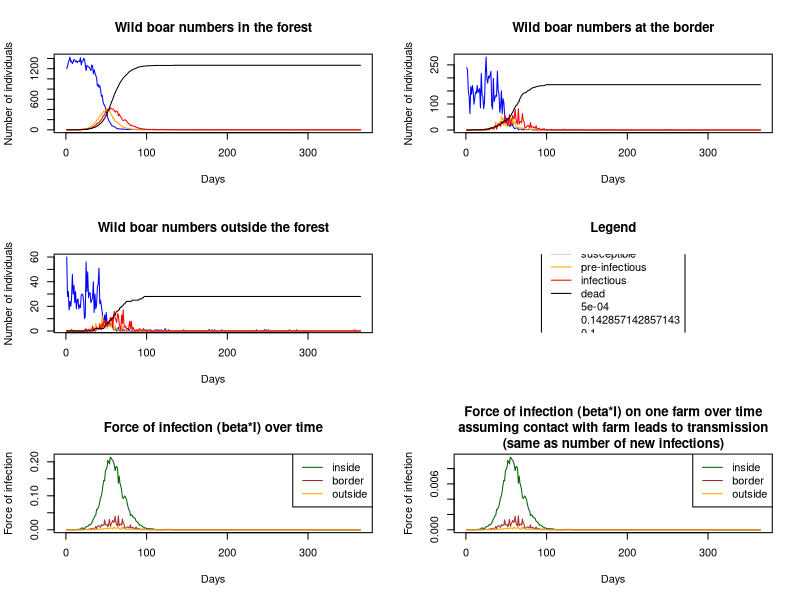

Generate this figure with R:
# Version 2 - working version
# Frequency dependent transmission

library(tidyverse)

setwd("/Users/sonnybacigalupo/Documents/GitHub/asf-wild-boar")

# User define wd
if(Sys.info()["user"]=="adamkuchars" | Sys.info()["user"]=="akucharski" | Sys.info()["user"]=="adamkucharski") {
  setwd("~/Documents/GitHub/asf-wild-boar/")
}


# Set up model parameters ------------------------------------------------------------

#Set up numbers
n_population <- 3
max_time <- 365 # in days

# Set areas

# Inside forest
area_f <- 38 # pi*3.5km(r)squared

# Border area 
area_b <- 25 # pi*4.5^2 minus the above

# Outside forest
area_o <- 190 # pi*9^2 minus the above

# Setting up an array 

patchNames=c("forest","border","outside")
stateNames=c("S","E","I","D")
n.patch=length(patchNames)
n.state=length(stateNames)
c_trace_tab<- array(NA,dim=c(length(1:max_time),n.patch,n.state),dimnames=list(NULL,patchNames,stateNames))

# Setting up an array for force of infection and other outputs

outputNames=c("i_force","boar-pig_inf")
n.output=length(outputNames)
o_trace_tab<- array(NA,dim=c(length(1:max_time),n.patch,n.output),dimnames=list(NULL,patchNames,outputNames))

# Initial conditions
init_pop_s <- rep(0,n.patch)
init_pop_s[1] <- 1200 # Number of susceptible in forest
init_pop_s[2] <- 240 # Number of susceptible at border
init_pop_s[3] <- 60  # Number of susceptible outside forest

init_pop_e <- rep(0,n.patch)
init_pop_e[1] <- 0  # Number of pre-infectious

init_pop_i <- rep(0,n.patch)
init_pop_i[1] <- 1  # Number of infectious

init_pop_d <- rep(0,n.patch)
init_pop_d[1] <- 0  # Number of dead

init_foi <- rep(0,n.patch)
o_trace_tab[1,,] <- init_foi

c_trace_tab[1,,"S"] <- init_pop_s # Set number of susceptible in forest
c_trace_tab[1,,"E"] <- init_pop_e # Set number of pre-infectious in forest
c_trace_tab[1,,"I"] <- init_pop_i # Set number of infectious in forest
c_trace_tab[1,,"D"] <- init_pop_d # Set number of infectious in forest

c_trace_tab[1,"forest","S"] # Check numbers
c_trace_tab[1,"forest","E"] 
c_trace_tab[1,"forest","I"] 
c_trace_tab[1,"forest","D"] 

# Transmission rate  (i.e. R0*gamma)

beta <-0.75/1500        # density dependent would be contact rate*transmission rate

beta_wbp <- 1/30/1500 # Contact rate between wild boar and farm (1 visit per 30 days per 1500 wild boar)
                     # assumes 100% transmission at the moment

zeta <- 1/7 # Pre-infectious to infectious (latent period) 7 days

infection_death <- 1/10 # 5 day lifespan

# Read in movement data (per week)
move_data <- read_csv("move_matrix.csv",col_names = T) %>% as.matrix.data.frame()

# Convert data to daily rate
move_data_daily_0 <- move_data

# Make sure matrix is daily probability of movement to each other location by location
# i.e. columns sum up to 1
move_data_daily_0 <- move_data_daily_0/colSums(move_data_daily_0)

# Set up birth, death parameters per day
birth_per_capita <- 0.45*5/365 # Assumes 90% of females (50% of population) have 5 piglets per year
cull_probability <- 0.5/365
death_probability <- (1/365 + cull_probability) # Assumes lifespan 10 years
carrying_capacity <- c(1e4,300,1e5) # How many boar sustainable in different areas
daily_sd_movement <- 0.4 # Daily measure of variation in movement
a <- 0.6 # constant for density dependent growth
growth_rate = birth_per_capita - death_probability





# Run model ---------------------------------------------------------------

# Loop over time, with population movements from matrix

for(tt in 2:max_time){ # iterate over days
  
  pop_time_tt <- c_trace_tab[tt-1,,] # Population at start of this day
  new_total <- pop_time_tt # set up matrix to store new values
  
  
  # Loop over infection compartments
  for(kk in 1:3){
    
    # Choose compartment to move
    if(kk==1){pick_p <- "S"}
    if(kk==2){pick_p <- "E"}
    if(kk==3){pick_p <- "I"}
    
    # Add randomness to probability of movement
    move_data_daily <- matrix(rlnorm(9,mean=log(move_data_daily_0),sd=daily_sd_movement),nrow=n.patch,byrow=F) # generate random daily values for movement
    move_data_daily <- t(t(move_data_daily)/colSums(move_data_daily)) # Make sure everything sums up to 1. eg sum(move_data_daily[1])

    # Calculate susceptible transitions
    pop_f_to_f <- rbinom(1,  pop_time_tt[1,pick_p],move_data_daily[1,1]) # How many stay in forest
    pop_f_to_b <- rbinom(1,  pop_time_tt[1,pick_p] -pop_f_to_f,move_data_daily[2,1]/(move_data_daily[2,1]+move_data_daily[3,1])) # Of those that leave forest, how many go to border
    pop_f_to_o <- as.integer(pop_time_tt[1,pick_p] - pop_f_to_f - pop_f_to_b) # The rest must go to outside
    
    pop_b_to_f <- rbinom(1,  pop_time_tt[2,pick_p],move_data_daily[1,2]) # How many go to in forest
    pop_b_to_b <- rbinom(1,  pop_time_tt[2,pick_p]-pop_b_to_f,move_data_daily[2,2]/(move_data_daily[2,2]+move_data_daily[3,2])) # Of rest, how many stay
    pop_b_to_o <- as.integer(pop_time_tt[2,pick_p] - pop_b_to_f - pop_b_to_b) # The rest must stay outside
    
    pop_o_to_f <- rbinom(1,  pop_time_tt[3,pick_p],move_data_daily[1,3]) # How many go to forest
    pop_o_to_b <- rbinom(1,  pop_time_tt[3,pick_p]-pop_o_to_f,move_data_daily[2,3]/(move_data_daily[2,3]+move_data_daily[3,3])) # Of rest, how many go to border
    pop_o_to_o <- as.integer(pop_time_tt[3,pick_p] - pop_o_to_f - pop_o_to_b) # The rest must go to outside
  
    # Tally up new populations after movement
    new_pop_f <- pop_f_to_f+pop_b_to_f+pop_o_to_f
    new_pop_b <- pop_f_to_b+pop_b_to_b+pop_o_to_b
    new_pop_o <- pop_f_to_o+pop_b_to_o+pop_o_to_o
    
    new_total[,pick_p] <- c(new_pop_f,new_pop_b,new_pop_o)
    
  }
  
  # Add disease transitions
  # removed /rowSums(new_total) from line 120
  
  S_to_E <- rpois(3,lambda=beta*new_total[,"S"]*new_total[,"I"] ) # generate random infections 
  E_to_I <- rpois(3, lambda = zeta*new_total[,"E"])
  I_to_death <- rpois(3,lambda=infection_death*new_total[,"I"] ) # death rate
  
  new_total[,"S"] <- pmax(new_total[,"S"] - S_to_E,0)  # (+ check S >=0)
  new_total[,"E"] <- pmax(new_total[,"E"] + S_to_E - E_to_I,0)
  new_total[,"I"] <- pmax(new_total[,"I"] + E_to_I - I_to_death,0)
  new_total[,"D"] <- new_total[,"D"] + I_to_death
  
  # Births and deaths into different compartments
#  scaled_births_with_carrying_capacity <- birth_per_capita*pmax(0,(1-new_total[,"S"]/carrying_capacity) ) # Calculate birth rate, scaling to reduce as nearer carrying capacity
#  new_births_S<- rpois(n_population,lambda = new_total[,"S"]*scaled_births_with_carrying_capacity) # Add Poisson births
  
  # Add deaths
#  new_deaths_S <- rbinom(n_population,size=new_total[,"S"],prob=death_probability) # Add deaths
#  new_deaths_E <- rbinom(n_population,size=new_total[,"E"],prob=death_probability) # Add deaths
#  new_deaths_I <- rbinom(n_population,size=new_total[,"I"],prob=death_probability) # Add deaths
  
  
  # Density dependent coefficients
  
  density_dependent_birth_coeff <- (a*growth_rate*new_total/carrying_capacity)# *new_total  # if doesn't run, remove hash here and line below. remove *total from new_

  density_dependent_death_coeff <- ((1-a)*growth_rate*new_total/carrying_capacity)#*new_total 
  
  new_births_S <- round((birth_per_capita - density_dependent_birth_coeff[,"S"])*new_total[,"S"], digits = 0)
  
  new_deaths_S <- round((rbinom(n_population,size=new_total[,"S"],prob=death_probability + density_dependent_death_coeff[,"S"])), digits=0) # Add deaths
  new_deaths_E <- round((rbinom(n_population,size=new_total[,"E"],prob=death_probability + density_dependent_death_coeff[,"E"])), digits=0) # Add deaths
  new_deaths_I <- round((rbinom(n_population,size=new_total[,"I"],prob=death_probability + density_dependent_death_coeff[,"I"])), digits=0) # Add deaths

  # might need to add new growth rate for next iteration based on actual difference in rates
  
  # Store new populations
  c_trace_tab[tt,,"S"] <- new_total[,"S"] + new_births_S - new_deaths_S # Add births and subtract deaths from total
  c_trace_tab[tt,,"E"] <- new_total[,"E"]  - new_deaths_E # Subtract deaths from total
  c_trace_tab[tt,,"I"] <- new_total[,"I"]  - new_deaths_I # Subtract deaths from total
  c_trace_tab[tt,,"D"] <- new_total[,"D"]
  
  # Calculate force of infection
 
 # for(tt in 2:max_time){ # iterate over days
    outputs_tt <- o_trace_tab[tt-1,,] # Values at the start of the day
    new_outputs <- outputs_tt         # Matrix to store new values
  
    foi <- beta*new_total[,"I"]       # Force of infection between wild boar in each area
    wb_p <- beta_wbp*new_total[,"I"]  # Force of infection from wild boar on farm
    
    new_outputs[,"i_force"] <- foi
    new_outputs[,"boar-pig_inf"] <- wb_p
    
    o_trace_tab[tt,,"i_force"] <- new_outputs[,"i_force"]
    o_trace_tab[tt,,"boar-pig_inf"] <- new_outputs[,"boar-pig_inf"]
    
  }


# Plot outplots -----------------------------------------------------------



c_trace_tab[1:5,,"S"] # Check first few iterations

c_trace_tab[1:5,,"E"]

c_trace_tab[1:5,,"I"]

c_trace_tab[1:5,,"D"]

#c_trace_tab[1:30,,"FOI"]


# Plot outputs by n.patch
{
par(mfrow=c(3,2))

col_pick_states <- list("blue","orange","red","black")
col_pick_patch <- list("darkgreen","brown","orange")

{plot(c_trace_tab[,,],col="white", 
     main = "Wild boar numbers in the forest", xlab = "Days", ylab = "Number of individuals", 
     xlim=c(0,max_time),ylim=c(1,max(c_trace_tab[,"forest",])))


for(dd in 1:n.state){
  lines(c_trace_tab[,"forest",dd],col=col_pick_states[[dd]])
  }
}

{plot(c_trace_tab[,,],col="white", 
     main = "Wild boar numbers at the border", xlab = "Days", ylab = "Number of individuals", 
     xlim=c(0,max_time),ylim=c(1,max(c_trace_tab[,"border",])))
  
  for(dd in 1:n.state){
    lines(c_trace_tab[,"border",dd],col=col_pick_states[[dd]])
  }
}
  
  {plot(c_trace_tab[,,],col="white", 
        main = "Wild boar numbers outside the forest", xlab = "Days", ylab = "Number of individuals", 
        xlim=c(0,max_time),ylim=c(1,max(c_trace_tab[,"outside",])))
    
    for(dd in 1:n.state){
      lines(c_trace_tab[,"outside",dd],col=col_pick_states[[dd]])
    }
    
    {plot(c_trace_tab[,,],col="white",axes = FALSE, xlab = "", ylab = "",
          main = "Legend", 
          xlim=c(0,max_time),ylim=c(1,max(c_trace_tab[,"outside",])))
      
      legend("center",legend = c("susceptible","pre-infectious","infectious","dead", beta, zeta, infection_death), 
             col = c("blue","orange","red","black","white","white","white"), lty = 1, border = "black", cex=1)
    }
  }

  {plot(o_trace_tab[,,],col="white", 
       main = "Force of infection (beta*I) over time", xlab = "Days", ylab = "Force of infection", 
       xlim=c(0,max_time),
       ylim=c(0,max(o_trace_tab[,,"i_force"])))
       legend("topright", legend = c("inside","border","outside"), 
       col = c("darkgreen","brown","orange"), lty = 1, border = "black", cex=1)
  
  
  for(dd in 1:n.patch){
    lines(o_trace_tab[,dd,"i_force"],col=col_pick_patch[[dd]])
  }
  }
{plot(o_trace_tab[,,],col="white", 
      main = "Force of infection (beta*I) on one farm over time\nassuming contact with farm leads to transmission\n(same as number of new infections)", xlab = "Days", ylab = "Force of infection", 
      xlim=c(0,max_time),
      ylim=c(0,max(o_trace_tab[,,"boar-pig_inf"])))
  legend("topright", legend = c("inside","border","outside"), 
         col = c("darkgreen","brown","orange"), lty = 1, border = "black", cex=1)
  
  
  for(dd in 1:n.patch){
    lines(o_trace_tab[,dd,"boar-pig_inf"],col=col_pick_patch[[dd]])
  }
}
}
